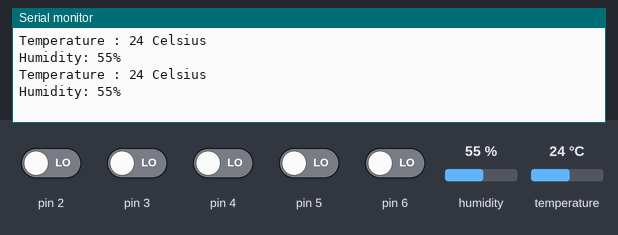
Bench run of a sketch on a simulated Arduino Uno, built with avr-gcc and run on an emulated ATmega328P. Parts: the last lines printed to the serial monitor. Wiring (inferred from the names in the program): DHT11 sensor: data pin 7. The test bench sets the inputs (shaded band); at power-on: pin 2–6 LOW, humidity 55 %, temperature 24 °C.

Above: at 1.2 s.
1.3 s: humidity set to 22 %
At 2.6 s:
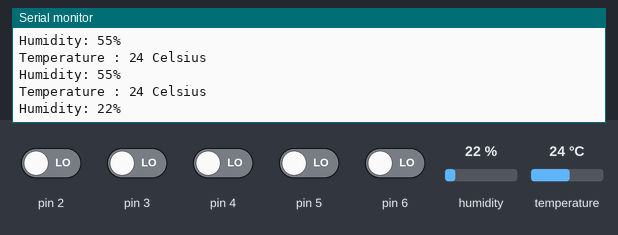
2.8 s: temperature set to 12 °C
At 3.8 s:
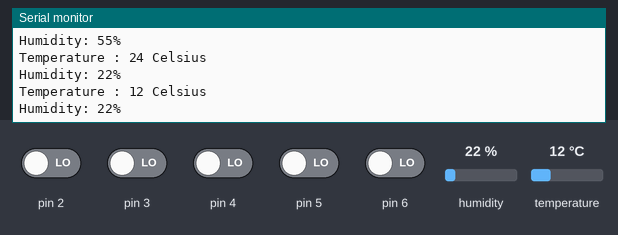
4.3 s: humidity set to 40 %
At 5.9 s:
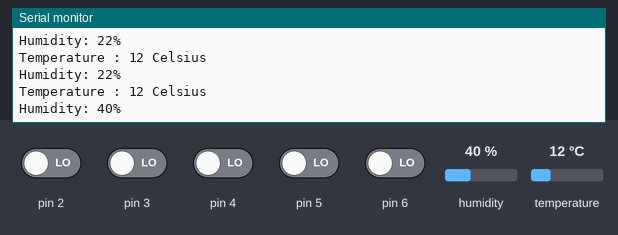
Timing chart, 0 to 7.4 s (numbered marks = the images above; inputs shaded):
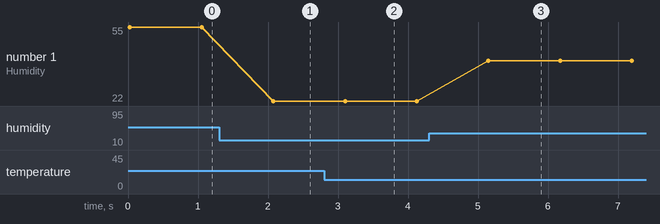

The sketch:

dht.ino
```cpp
long levelTimeout = 500000; // 500ms
uint8_t bitmask = 0xFF;
uint8_t port = 0xFF;
int pin = 7;
void setup()
{
    Serial.begin(115200);
}

void loop()
{
    byte temperature = 0;
    byte humidity = 0;

    read(&temperature, &humidity);
    Serial.println((String)"Temperature : " + temperature +(String)" Celsius" );
    Serial.println((String)"Humidity: " +humidity + (String)"%" );

    delay(1000);
}

int read(byte *temperature, byte *humidity)
{
    int ret = 0;
    bitmask = digitalPinToBitMask(pin);
    port = digitalPinToPort(pin);
    int temp_sum=0;
    int humid_sum =0;
    int devide_num=128;
    int devide_num2=128;
    byte data[40] = {0};
    sample(data);

    // 받은 data 처리
    for (size_t i = 0; i < 40; i++)
    {
        //Serial.println((int) i +(String) " : " +data[i]);
        if((i>=0)&&(i<=7)){
            humid_sum=humid_sum+(data[i]*devide_num);
            devide_num=devide_num/2;
        }

        if((i>=16)&&(i<=23)){
            temp_sum=temp_sum+(data[i]*devide_num2);
            devide_num2=devide_num2/2;
        }
    }
    //Serial.println();

    *temperature = temp_sum;
    *humidity = humid_sum;
}
int sample(byte data[40])
{
    memset(data, 0, 40);
    pinMode(pin, OUTPUT);
    digitalWrite(pin, LOW);
    delay(20);
    //
    digitalWrite(pin, HIGH);
    pinMode(pin, INPUT);
    delayMicroseconds(25);

    long t = levelTime(LOW, 10, 6);
    if (t < 30)
    {
        // return -1;
    }
    t = levelTime(HIGH, 10, 6);
    if (t < 50)
    {
        // return -1;
    }

    for (size_t i = 0; i < 40; i++)
    {
        t = levelTime(LOW, 10, 6);
        if (t < 24)
        {
            // return -1;
        }
        t = levelTime(HIGH, 10, 6);
        if (t < 11)
        {
            // return -1;
        }
        data[i] = (t > 40 ? 1 : 0);
    }

    t = levelTime(LOW, 10, 6);
    if (t < 24)
    {
        return -1;
    }
    return 0;
}

long levelTime(byte level, int firstWait, int interval)
{
    unsigned long time_start = micros();
    long time = 0;


    uint8_t portState = level ? bitmask : 0;

    bool loop = true;
    for (int i = 0; loop; i++)
    {
        if (time < 0 || time > levelTimeout)
        {
            return -1;
        }

        if (i == 0)
        {
            if (firstWait > 0)
            {
                delayMicroseconds(firstWait);
            }
        }
        else if (interval > 0)
        {
            delayMicroseconds(interval);
        }
        time = micros() - time_start;

        // low상태에서 high 상태로 변할때 빠져 나가는 것
        loop = ((*portInputRegister(port) & bitmask) == portState);
    }

    return time;
}
```

Measured:
- after the input at 1.3 s, the serial monitor: prints a new line after 0.78 s (image 1)
- after the input at 2.8 s, the serial monitor: prints a new line after 0.30 s (image 2)
- after the input at 4.3 s, the serial monitor: prints a new line after 0.85 s (image 3)
- plotted number 1: 55 → 22 after the input at 1.3 s, 22 → 40 after the input at 4.3 s
